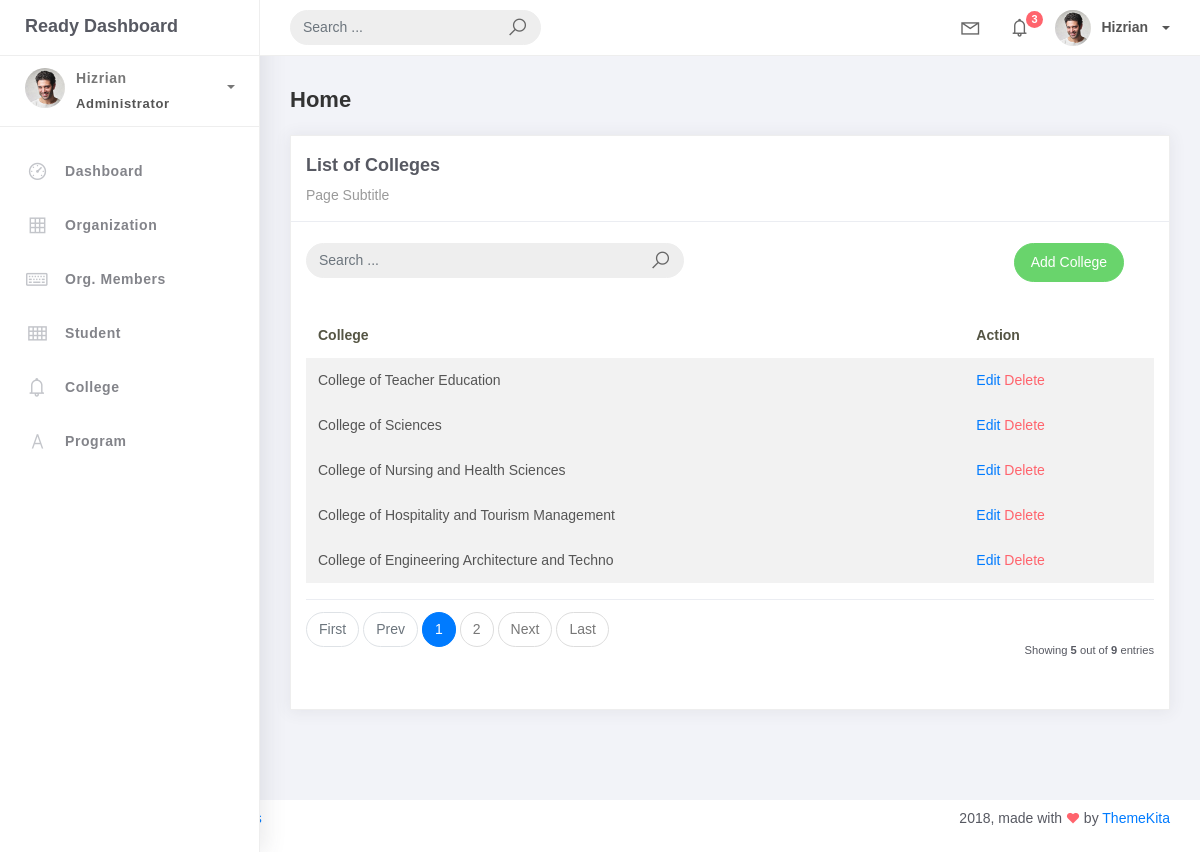
/college_list/, run on an earlier commit of the app's database.
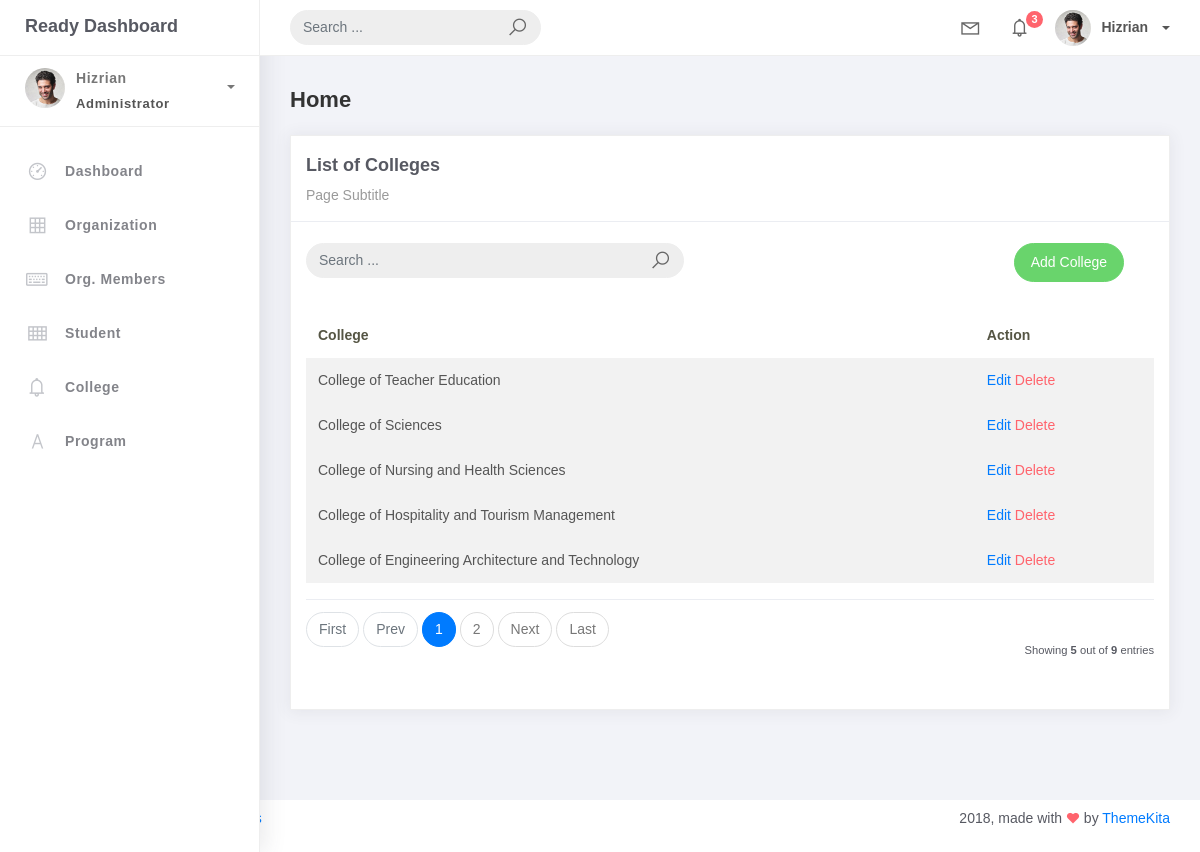
And on a later commit of the database.
### studentorg/models.py (models this page shows, shortened)
class BaseModel(models.Model):
    created_at = models.DateTimeField(auto_now_add=True, db_index=True)
    updated_at = models.DateTimeField(auto_now=True)
    class Meta:
        abstract = True

class College(BaseModel):
    college_name = models.CharField(max_length=150)

### studentorg/views.py (the view)
# urls.py: path('college_list/', CollegeList.as_view(), name='college_list'),
class CollegeList(ListView):
    model = College
    context_object_name = 'colleges'
    template_name = 'college_list.html'
    paginate_by = 5
    def get_queryset(self, *args, **kwargs):
        qs = super(CollegeList, self).get_queryset(*args, **kwargs)
        query = self.request.GET.get('q')
        if query:
            qs = qs.filter(
                Q(college_name__icontains=query)
            )
        return qs

### templates/college_list.html
{% extends 'base.html' %} {% load static %} {% block content %}
<div class="content">
    <div class="container-fluid">
        <h4 class="page-title">Home</h4>
        <div class="row">
            <div class="col-md-12">
                <div class="card">
                    <div class="card-header">
                    <div class="card-title">List of Colleges</div>
                    <div class="card-category">Page Subtitle</div>
                </div>
                <br />
                <div class="col-md-12 row">
                    <div class="col-md-6">
                        <form class="navbar-left navbar-form nav-search mr-md-3" action="{% url 'college_list' %}">
                            <div class="input-group">
                                <input type="text" placeholder="Search ..." class="form-control" name="q" />
                                <div class="input-group-append">
                                    <span class="input-group-text">
                                        <i class="la la-search search-icon"></i>
                                    </span>
                                </div>
                            </div>
                        </form>
                    </div>
                    <div class="col-md-6">
                        <div class="pull-right">
                            <a href="{% url 'college-add' %}" class="btn btn-success btn-rounded">Add College</a>
                        </div>
                    </div>
                </div>
                <div class="card-body">
                    <table class="table table-striped mt-3">
                        <thead>
                            <tr>
                                <th scope="col">College</th>
                                <th scope="col">Action</th>
                            </tr>
                        </thead>
                        <tbody>
                            {% for object in object_list %}
                            <tr>
                                <td>{{ object.college_name}}</td>
                                <td>
                                    <a href="{% url 'college-update' object.id %}">Edit</a>
                                    <a href="{% url 'college-delete' object.id %}" class="text-danger">Delete</a>
                                </td>
                            <tr>
                            {% empty %}
                            </tr>
                            <td colspan="4" style="text-align: center;">
                                <p class="text-sm font-weight-bold mb-0">No Records Found</p>
                            </td>
                        </tr>
                            {% endfor %}
                        </tbody>
                    </table>
                    {% include 'includes/pagination.html' %}
                </div>
            </div>
        </div>
    </div>
</div>
{% endblock %}

What changed in the data, as far as the page shows it:
changed College: college_name "College of Engineering Architecture and Techno" → "College of Engineering Architecture and Technology"
